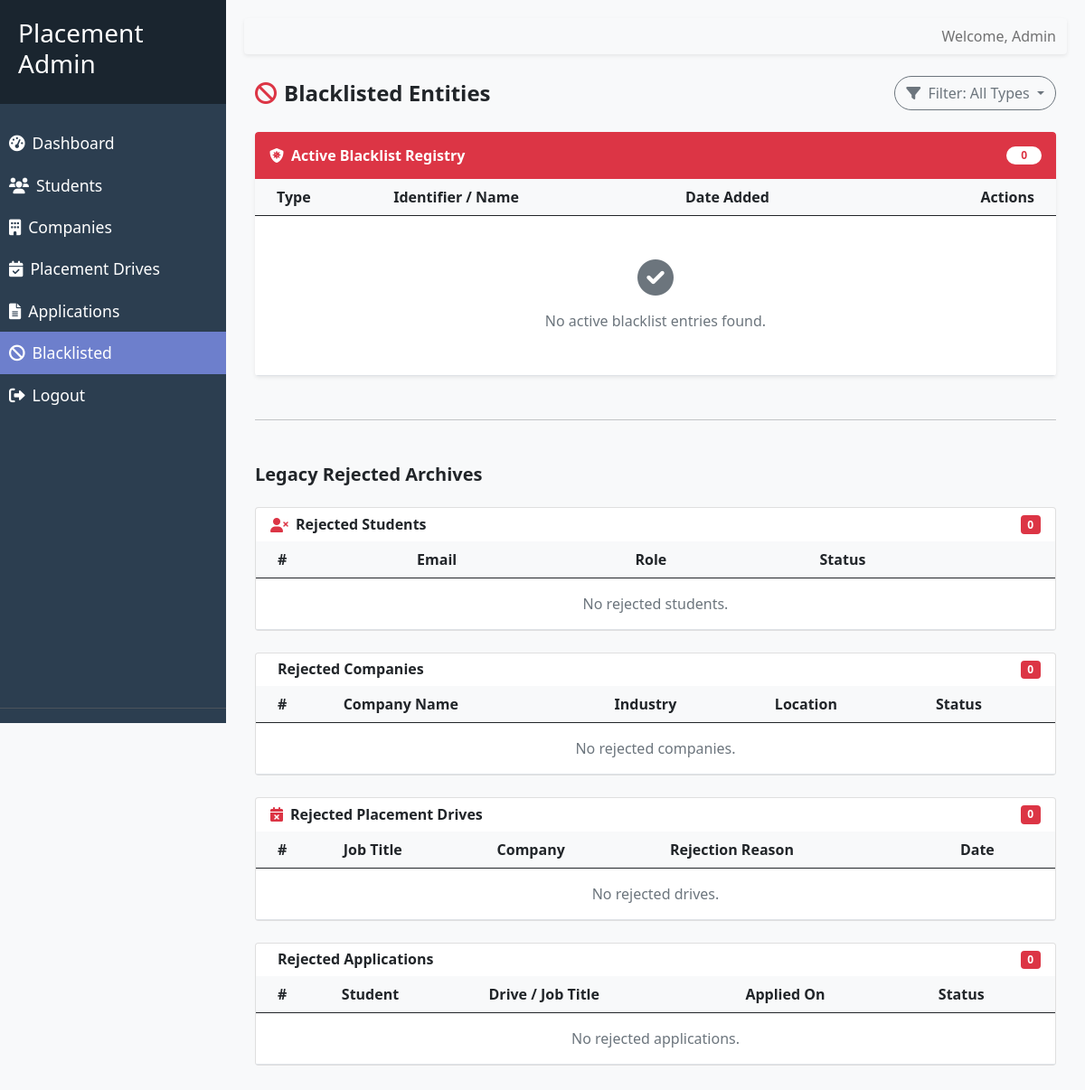
The app's page /admin/blacklisted (signed in), older data.
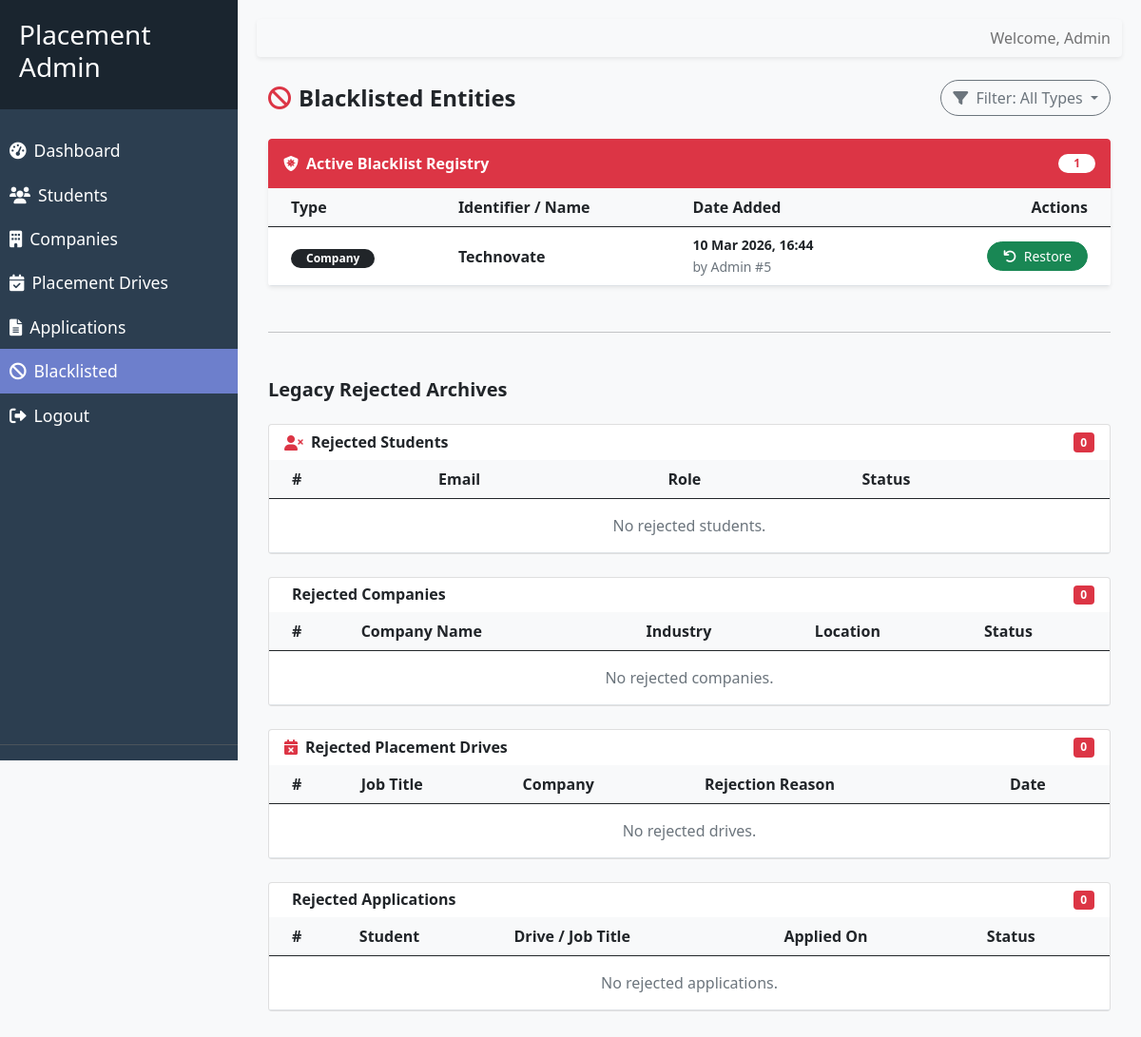
The same page, newer data.
### models/blacklist_entry.py (models this page shows, shortened)
class BlacklistEntry(db.Model):
    __tablename__ = "blacklist_entries"
    id = db.Column(db.Integer, primary_key=True)
    entity_type = db.Column(db.String(50), nullable=False)
    entity_id = db.Column(db.Integer, nullable=False)
    reason = db.Column(db.String(500), nullable=True)
    blacklisted_at = db.Column(db.DateTime, nullable=False, default=datetime.utcnow)
    admin_id = db.Column(db.Integer, db.ForeignKey("accounts.id"), nullable=False)
    admin = db.relationship("Account", backref=db.backref("blacklist_actions", lazy=True))

### routes/moderation_routes.py (the view)
@admin_bp.route("/blacklisted", endpoint="blacklisted")
def view_restricted_entities():
    filter_type = request.args.get('type')
    query = BlacklistEntry.query
    if filter_type:
        query = query.filter_by(entity_type=filter_type)
    blacklisted_items = query.order_by(BlacklistEntry.blacklisted_at.desc()).all()
    for item in blacklisted_items:
        item.display_name = "Unknown"
        if item.entity_type == 'student':
            student = StudentProfile.query.get(item.entity_id)
            if student: item.display_name = student.full_name
        elif item.entity_type == 'company':
            company = CompanyProfile.query.get(item.entity_id)
            if company: item.display_name = company.name
        elif item.entity_type == 'drive':
            drive = PlacementDrive.query.get(item.entity_id)
            if drive: item.display_name = drive.job_title
        elif item.entity_type == 'application':
            app = StudentApplication.query.get(item.entity_id)
            if app: item.display_name = f"{app.student.full_name} - {app.drive.job_title}"
    rejected_students = Account.query.filter_by(
        role=AccountRole.STUDENT.value, account_state=AccountState.REJECTED.value
    ).all()
    rejected_company_accounts = Account.query.filter_by(
        role=AccountRole.COMPANY.value, account_state=AccountState.REJECTED.value
    ).all()
    rejected_companies = [acc.company_profile for acc in rejected_company_accounts if acc.company_profile]
    rejected_drives = PlacementDrive.query.filter_by(approval_status=DriveStatus.REJECTED).all()
    rejected_apps = StudentApplication.query.filter_by(status=ApplicationStatus.REJECTED).all()
    return render_template(
        "admin/blacklisted.html",
        blacklisted_items=blacklisted_items,
        rejected_students=rejected_students,
        rejected_companies=rejected_companies,
        rejected_drives=rejected_drives,
        rejected_apps=rejected_apps,
        filter_type=filter_type
    )

### routes/moderation_routes.py (called while the page is built)
@admin_bp.before_request
def admin_required():
    if session.get("role") != "admin":
        return redirect(url_for("auth.admin_login"))

### templates/admin/blacklisted.html (shortened to what the changed rows need)
{% extends 'base_admin.html' %}
{% block content %}
<div class="container-fluid">
    <div class="card shadow-sm border-0 rounded-4 overflow-hidden mb-5">
        <div class="card-header bg-danger text-white py-3 border-0">
            <div class="d-flex align-items-center">
                <i class="fas fa-shield-virus me-2"></i>
                <h6 class="fw-bold mb-0">Active Blacklist Registry</h6>
                <span class="badge bg-white text-danger ms-auto rounded-pill px-3">{{ blacklisted_items|length }}</span>
            </div>
        </div>
        <div class="table-responsive">
            <table class="table align-middle table-hover mb-0">
                <thead class="bg-light">
                    <tr>
                        <th class="ps-4">Type</th>
                        <th>Identifier / Name</th>
                        <th>Date Added</th>
                        <th class="text-end pe-4">Actions</th>
                    </tr>
                </thead>
                <tbody>
                    {% for entry in blacklisted_items %}
                    <tr>
                        <td class="ps-4">
                            <span class="badge bg-dark rounded-pill px-3">{{ entry.entity_type.capitalize() }}</span>
                        </td>
                        <td class="fw-bold">{{ entry.display_name }}</td>
                        <td>
                            <div class="small fw-bold">{{ entry.blacklisted_at.strftime('%d %b %Y, %H:%M') }}</div>
                            <small class="text-muted">by Admin #{{ entry.admin_id }}</small>
                        </td>
                        <td class="text-end pe-4">
                            <form action="{{ url_for('admin.unblacklist_entity', entry_id=entry.id) }}" method="POST"
                                class="d-inline">
                                <button type="submit" class="btn btn-sm btn-success rounded-pill px-3"
                                    onclick="return confirm('Restore this entity from the blacklist?')">
                                    <i class="fas fa-undo me-1"></i> Restore
                                </button>
                            </form>
                        </td>
                    </tr>
                    {% else %}
                    <tr>
                        <td colspan="4" class="text-center text-muted py-5">
                            <i class="fas fa-check-circle fs-1 opacity-25 mb-3 d-block"></i>
                            No active blacklist entries found.
                        </td>
                    </tr>
                    {% endfor %}
                </tbody>
            </table>
        </div>
    </div>
    <div class="card mb-4">
        <div class="table-responsive">
            <table class="table align-middle table-hover mb-0">
                <thead class="bg-light">
                    <tr>
                        <th class="ps-4">#</th>
                        <th>Email</th>
                        <th>Role</th>
                        <th>Status</th>
                    </tr>
                </thead>
            </table>
        </div>
    </div>
    <div class="card mb-4">
        <div class="table-responsive">
            <table class="table align-middle table-hover mb-0">
                <thead class="bg-light">
                    <tr>
                        <th class="ps-4">#</th>
                        <th>Company Name</th>
                        <th>Industry</th>
                        <th>Location</th>
                        <th>Status</th>
                    </tr>
                </thead>
            </table>
        </div>
    </div>
    <div class="card mb-4">
        <div class="table-responsive">
            <table class="table align-middle table-hover mb-0">
                <thead class="bg-light">
                    <tr>
                        <th class="ps-4">#</th>
                        <th>Job Title</th>
                        <th>Company</th>
                        <th>Rejection Reason</th>
                        <th>Date</th>
                    </tr>
                </thead>
            </table>
        </div>
    </div>
    <div class="card mb-4">
        <div class="table-responsive">
            <table class="table align-middle table-hover mb-0">
                <thead class="bg-light">
                    <tr>
                        <th class="ps-4">#</th>
                        <th>Student</th>
                        <th>Drive / Job Title</th>
                        <th>Applied On</th>
                        <th>Status</th>
                    </tr>
                </thead>
            </table>
        </div>
    </div>
</div>
{% endblock %}

Row changes from the older to the newer data that the page shows:
added BlacklistEntry: entity_type "Company", display_name "Technovate", blacklisted_at "10 Mar 2026, 16:44", admin_id "5"
Text that changed along with them:
{{ blacklisted_items|length }}: "0" → "1"
text no longer shown: "No active blacklist entries found."
